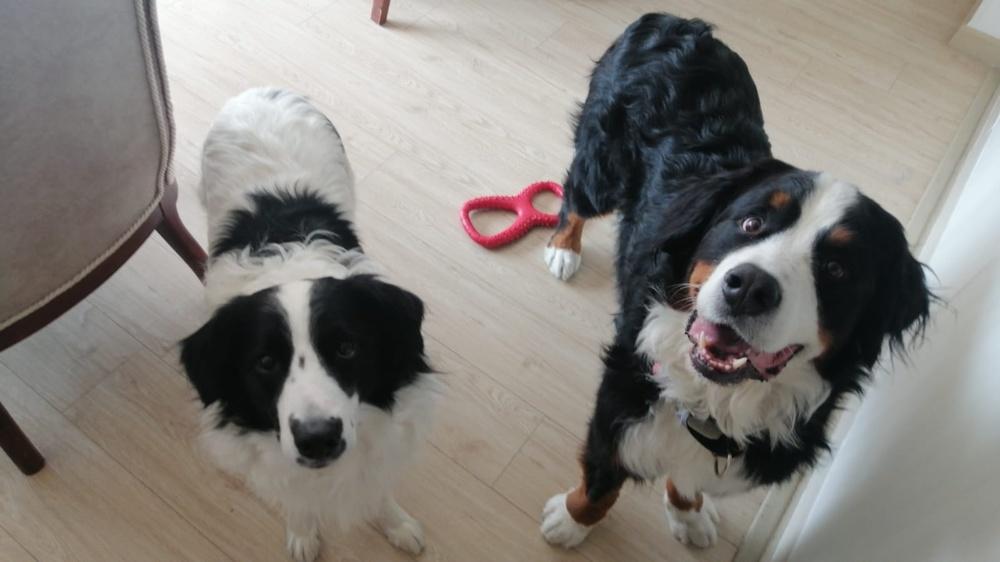
#> input picture VisionClases/Imagenes/perros.jpeg, 1000 x 562 px, shrunk from 1599 x 899 before the run
$ python ClaseN1.py
#> lines starting #> are read from the running program, lines starting #| are printed output that depends on the picture
##### Clase 2 #####
#Open cv#
import cv2
import numpy as np


#Instruccion para cargar una imagen#
imagen = cv2.imread("Imagenes/perros.jpeg")
#> imagen is the input picture: shape (562, 1000, 3); mean B, G, R 124.1, 129.2, 133.1

#Mostramos la imagen
cv2.imshow("Imagen cargada", imagen)
cv2.waitKey(0)  #Es para que muestre la imagen hasta que se presione una tecla

##Convertir en escala de grisies##
Gris=cv2.cvtColor(imagen, cv2.COLOR_BGR2GRAY)
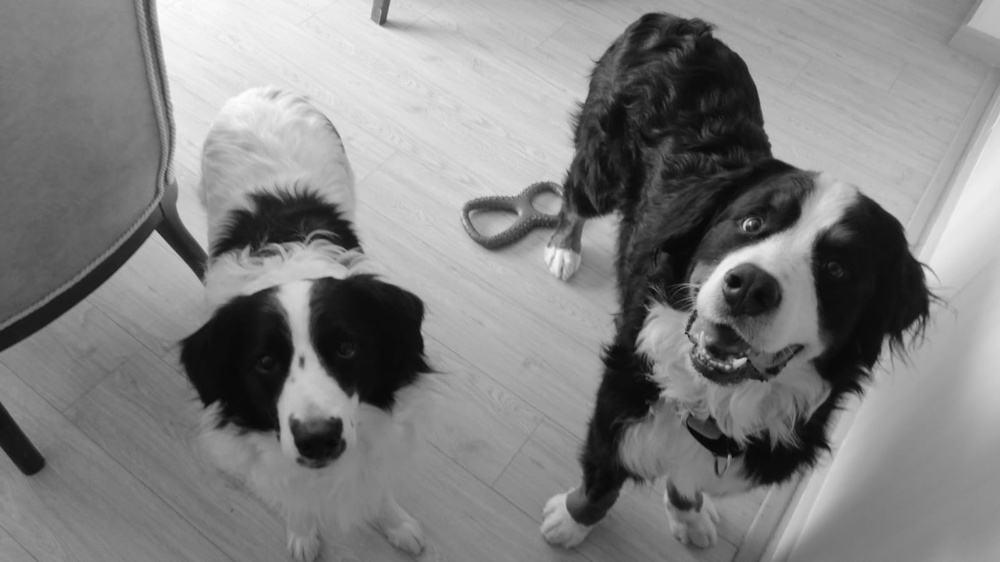
#> Gris: shape (562, 1000); min 5, max 254, mean 129.8
cv2.imshow("Grises", Gris)
cv2.waitKey(0)

#Imformacion de la imagen
#Mostramos ancho, alto y canales
print("Tamaño: {} bytes".format(imagen.size))
#| Tamaño: 1686000 bytes
print("Alto: {} pixeles".format(imagen.shape[0]))
#| Alto: 562 pixeles
print("Ancho: {} pixels".format(imagen.shape[1]))
#| Ancho: 1000 pixels
print("Canales: {}".format(imagen.shape[2]))
#| Canales: 3

#lo mismo de otra manera
print("Ancho: " + str(imagen.shape[1]) + " pixels")
#| Ancho: 1000 pixels


###### Continuacion de la clase 2 ######

##Canales de color BGR
#> (the run stopped early here; a loop or call above may not have finished)
